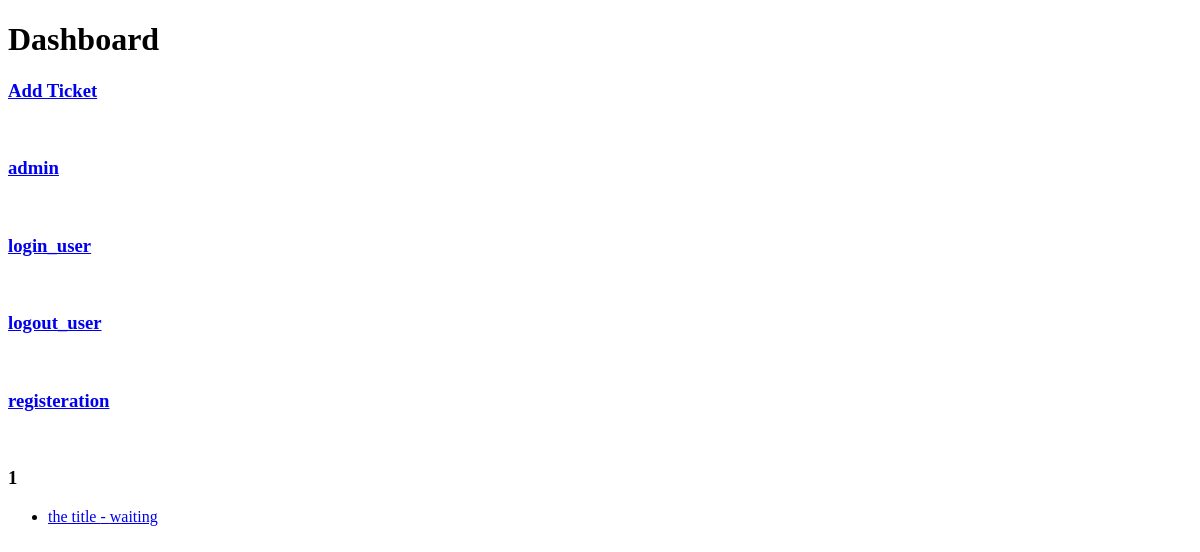
/tickets/, run on an earlier commit of the app's database.
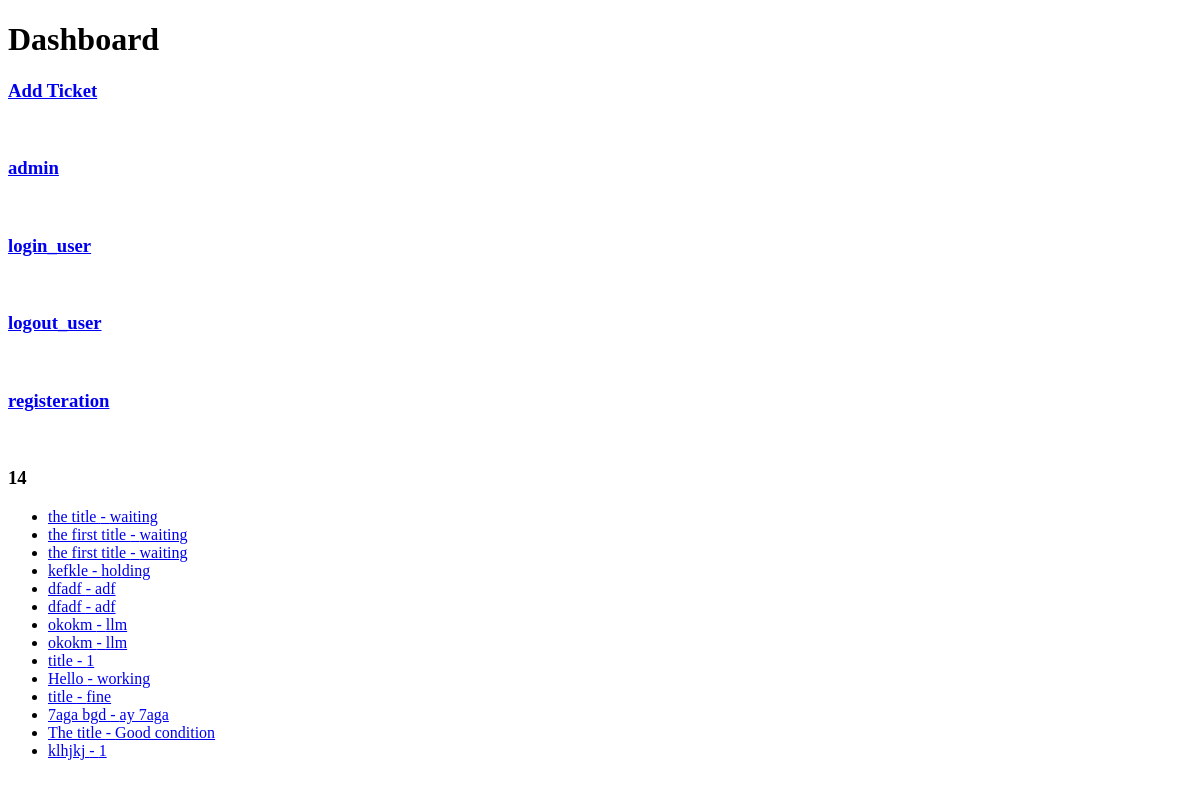
And on a later commit of the database.
### ticketSys/models.py (models this page shows, shortened)
class Ticket(models.Model):
    memberid = models.ForeignKey(TicketMember, on_delete=models.CASCADE)  # RTmember who issued the ticket
    userid = models.ForeignKey(User, on_delete=models.CASCADE)  # the user who the ticket is about
    state = models.IntegerField(choices=States.STATES)  # the current state of the ticket
    title = models.CharField(max_length=1000)  # the title
    content = models.CharField(max_length=1000)  # the content

### ticketSys/views.py (the view)
def dashBoard(request):
    tickets = Ticket.objects.all()
    context = {'tickets': tickets}
    return render(request, 'ticketSys/dashboard.html', context)

### ticketSys/templates/ticketSys/dashboard.html (shortened to what this page needs)
<!DOCTYPE html>
<html lang="en">
<head>
</head>
<body>
<h1>Dashboard</h1>
<h3><a href="{% url 'ticketSys:add_ticket' %}">Add Ticket</a> </h3><br>
<h3><a href="/">admin</a> </h3><br>
<h3><a href="{% url 'registeration:login_user' %}">login_user</a> </h3><br>
<h3><a href="{% url 'registeration:logout_user' %}">logout_user</a> </h3><br>
<h3><a href="{% url 'registeration:register' %}">registeration</a> </h3><br>
<h3>{{ tickets.count }}</h3>
<ul>
    {% for ticket in tickets %}
        <li><a href="{% url 'ticketSys:detail' ticket.id %}">{{ ticket.title }} - {{ ticket.state }}</a></li>
    {% endfor %}
</ul>
</body>
</html>

What changed in the data, as far as the page shows it:
added Ticket: title "the first title", state "waiting"
added Ticket: title "the first title", state "waiting"
added Ticket: title "kefkle", state "holding"
added Ticket: title "dfadf", state "adf"
added Ticket: title "dfadf", state "adf"
added Ticket: title "okokm", state "llm"
added Ticket: title "okokm", state "llm"
added Ticket: title "title", state "1"
added Ticket: title "Hello", state "working"
added Ticket: title "title", state "fine"
added Ticket: title "7aga bgd", state "ay 7aga"
added Ticket: title "The title", state "Good condition"
added Ticket: title "klhjkj", state "1"
Also different on the page:
{{ tickets.count }}: "1" → "14"
